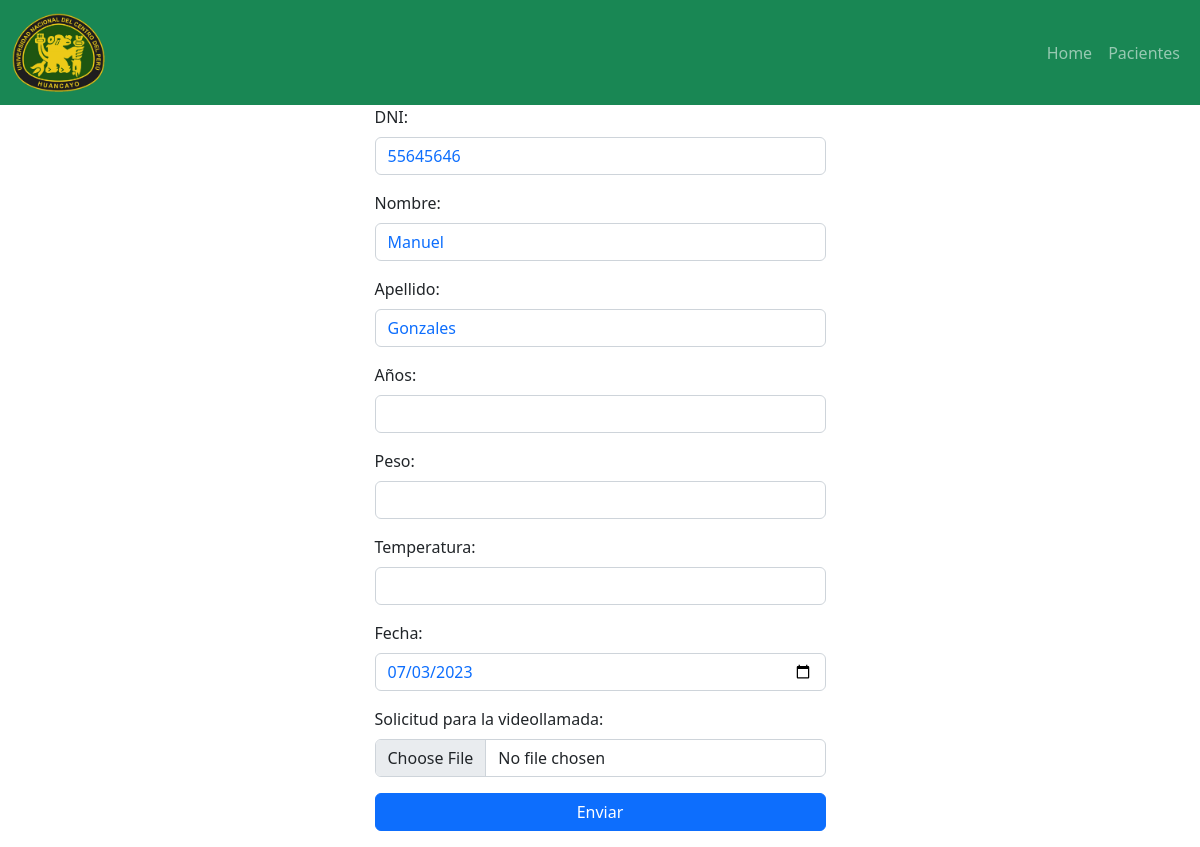
/consulta.php?dni=55645646, run on the app's committed database.
### tables this page shows
CREATE TABLE `pacientes` (
  `DNI` varchar(8) NOT NULL,
  `nombre1` varchar(15) NOT NULL,
  `nombre2` varchar(15) NOT NULL,
  `apellido1` varchar(15) NOT NULL,
  `apellido2` varchar(15) NOT NULL,
  `numero` varchar(9) NOT NULL
);

### consulta.php (the view, shortened to what this page needs)
<?php include("./complet/head.php") ?>
<?php
$dni = $_GET["dni"];
$coneccion = mysqli_connect("localhost", "root", "", "php2");
$consulta = "SELECT * FROM pacientes where dni=$dni";
$resultado2 = mysqli_query($coneccion, $consulta);
$arreglo = mysqli_fetch_array($resultado2);
?>
<body>
    <div class="container">
        <div class="row justify-content-center">
            <div class="col-5">
                <form action="./subir_archivo.php" method="post" enctype="multipart/form-data">
                    <div class="mb-3">
                        <label for="usuario" class="form-label">DNI:</label>
                        <input type="text" value=<?php echo $arreglo[0]; ?> class="form-control text-primary" id="auto" name="DNI" readonly>
                    </div>
                    <div class="mb-3">
                        <label for="usuario" class="form-label">Nombre: </label>
                        <input type="text" value=<?php echo $arreglo[1]; ?> class="form-control text-primary" id="auto" name="" maxlength="14" readonly>
                    </div>
                    <div class="mb-3">
                        <label for="usuario" class="form-label">Apellido:</label>
                        <input type="text" class="form-control text-primary" id="auto" value=<?php echo $arreglo[3]; ?> name="" maxlength="14" readonly>
                    </div>
                    <div class="mb-3">
                        <label for="usuario" class="form-label">Años:</label>
                        <input type="text" class="form-control" id="auto" name="años" pattern="[0-9]{2}" maxlength="2" required>
                    </div>
                    <div class="mb-3">
                        <label for="usuario" class="form-label">Peso:</label>
                        <input type="text" class="form-control" id="auto" name="peso" pattern="[0-9]{2}" maxlength="2" required>
                    </div>
                    <div class="mb-3">
                        <label for="usuario" class="form-label">Temperatura:</label>
                        <input type="text" class="form-control" id="auto" name="temperatura" pattern="[0-9]{2}" maxlength="2" required>
                    </div>
                    <div class="mb-3">
                        <label for="usuario" class="form-label">Fecha:</label>
                        <input type="date" class="form-control text-primary" id="fechaInput" name="fecha" required>
                    </div>
                    <div class="mb-3">
                        <label for="usuario" class="form-label">Solicitud para la videollamada:</label>
                        <input type="file" class="form-control " id="auto" name="archivo" required>
                    </div>
                    <div class="mb-3 d-grid">
                        <input type="submit" class="btn btn-primary" value="Enviar">
                    </div>
                </form>
            </div>
        </div>
    </div>
</body>
</html>

### data on the page
pacientes: DNI "55645646", nombre1 "Manuel", apellido1 "Gonzales"
